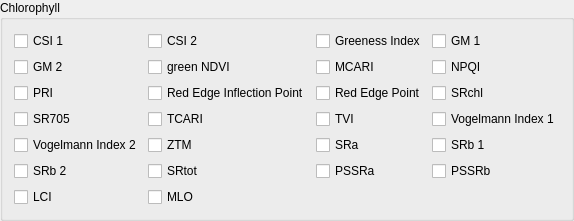
        <widget class="QgsCollapsibleGroupBox" name="mGroupBox_2">
         <property name="sizePolicy">
          <sizepolicy hsizetype="Preferred" vsizetype="Maximum">
           <horstretch>0</horstretch>
           <verstretch>0</verstretch>
          </sizepolicy>
         </property>
         <property name="maximumSize">
          <size>
           <width>16777215</width>
           <height>20</height>
          </size>
         </property>
         <property name="title">
          <string>Chlorophyll</string>
         </property>
         <property name="collapsed">
          <bool>true</bool>
         </property>
         <layout class="QGridLayout" name="gridLayout">
          <item row="0" column="2">
           <widget class="QCheckBox" name="box_gi">
            <property name="toolTip">
             <string>&lt;html&gt;&lt;head/&gt;&lt;body&gt;&lt;p&gt;Greenness Index&lt;/p&gt;&lt;p&gt;ZARCO-TEJADA, P.J., BERJON, A., LOPEZ-LOZANO, R., MILLER, J.R., MARTIN, P., CACHORRO, V., GONZALES, M.R. and de FRUTOS, A. (2005): Assessing vineyard condition with hyperspectral indices: Leaf and canopy reflectance simulation in a row-structured discontinuous canopy. In: Remote Sensing of Environment, 99(3), 271-287.&lt;/p&gt;&lt;/body&gt;&lt;/html&gt;</string>
            </property>
            <property name="text">
             <string>Greeness Index</string>
            </property>
           </widget>
          </item>
          <item row="6" column="1">
           <widget class="QCheckBox" name="box_srtot">
            <property name="toolTip">
             <string>&lt;html&gt;&lt;head/&gt;&lt;body&gt;&lt;p&gt;Simple Ratio (Chl tot)&lt;/p&gt;&lt;p&gt;DATT, B. (1998): Remote sensing of chlorophyll a, chlorophyll b, chlorophyll a+b and total carotenoid content in eucalyptus leaves. In: Remote sensing of the environment, 66(2), 111-121.&lt;/p&gt;&lt;/body&gt;&lt;/html&gt;</string>
            </property>
            <property name="text">
             <string>SRtot</string>
            </property>
           </widget>
          </item>
          <item row="6" column="2">
           <widget class="QCheckBox" name="box_pssra">
            <property name="toolTip">
             <string>&lt;html&gt;&lt;head/&gt;&lt;body&gt;&lt;p&gt;Pigment Specific Simple Ratio for Chl a&lt;/p&gt;&lt;p&gt;BLACKBURN, G.A. (1998): Spectral indices for estimating photosynthetic pigment concentrations: a test using senescent tree leaves. In: International Journal of Remote Sensing, 19(4), 657-675.&lt;/p&gt;&lt;/body&gt;&lt;/html&gt;</string>
            </property>
            <property name="text">
             <string>PSSRa</string>
            </property>
           </widget>
          </item>
          <item row="6" column="0">
           <widget class="QCheckBox" name="box_srb2">
            <property name="toolTip">
             <string>&lt;html&gt;&lt;head/&gt;&lt;body&gt;&lt;p&gt;Simple Ratio (Chl b2)&lt;/p&gt;&lt;p&gt;DATT, B. (1998): Remote sensing of chlorophyll a, chlorophyll b, chlorophyll a+b and total carotenoid content in eucalyptus leaves. In: Remote sensing of the environment, 66(2), 111-121.&lt;/p&gt;&lt;/body&gt;&lt;/html&gt;</string>
            </property>
            <property name="text">
             <string>SRb 2</string>
            </property>
           </widget>
          </item>
          <item row="6" column="3">
           <widget class="QCheckBox" name="box_pssrb">
            <property name="toolTip">
             <string>&lt;html&gt;&lt;head/&gt;&lt;body&gt;&lt;p&gt;Pigment Specific Simple Ratio for Chl b&lt;/p&gt;&lt;p&gt;BLACKBURN, G.A. (1998): Spectral indices for estimating photosynthetic pigment concentrations: a test using senescent tree leaves. In: International Journal of Remote Sensing, 19(4), 657-675.&lt;/p&gt;&lt;/body&gt;&lt;/html&gt;</string>
            </property>
            <property name="text">
             <string>PSSRb</string>
            </property>
           </widget>
          </item>
          <item row="0" column="0">
           <widget class="QCheckBox" name="box_csi1">
            <property name="toolTip">
             <string>&lt;html&gt;&lt;head/&gt;&lt;body&gt;&lt;p&gt;Carter Stress Index 1&lt;/p&gt;&lt;p&gt;CARTER, G.A. (1994): Ratios of leaf reflectances in narrow wavebands as indicators of plant stress. In: International Journal of Remote Sensing, 15(3), 697-703.&lt;/p&gt;&lt;/body&gt;&lt;/html&gt;</string>
            </property>
            <property name="text">
             <string>CSI 1</string>
            </property>
           </widget>
          </item>
          <item row="0" column="3">
           <widget class="QCheckBox" name="box_gitmer1">
            <property name="toolTip">
             <string>&lt;html&gt;&lt;head/&gt;&lt;body&gt;&lt;p&gt;Gitelson &amp;amp; Merzlyak Index 1&lt;/p&gt;&lt;p&gt;GITELSON, A.A. and MERZLYAK, M.N. (1997): Remote estimation of chlorophyll content in higher plant leaves. In: International Journal of Remote Sensing, 18(12), 2691-2697.&lt;/p&gt;&lt;/body&gt;&lt;/html&gt;</string>
            </property>
            <property name="text">
             <string>GM 1</string>
            </property>
           </widget>
          </item>
          <item row="0" column="1">
           <widget class="QCheckBox" name="box_csi2">
            <property name="toolTip">
             <string>&lt;html&gt;&lt;head/&gt;&lt;body&gt;&lt;p&gt;Carter Stress Index 2&lt;/p&gt;&lt;p&gt;CARTER, G.A. (1994): Ratios of leaf reflectances in narrow wavebands as indicators of plant stress. In: International Journal of Remote Sensing, 15(3), 697-703. &lt;/p&gt;&lt;/body&gt;&lt;/html&gt;</string>
            </property>
            <property name="text">
             <string>CSI 2</string>
            </property>
           </widget>
          </item>
          <item row="1" column="0">
           <widget class="QCheckBox" name="box_gitmer2">
            <property name="toolTip">
             <string>&lt;html&gt;&lt;head/&gt;&lt;body&gt;&lt;p&gt;Gitelson &amp;amp; Merzlyak Index 2&lt;/p&gt;&lt;p&gt;GITELSON, A.A. and MERZLYAK, M.N. (1997): Remote estimation of chlorophyll content in higher plant leaves. In: International Journal of Remote Sensing, 18(12), 2691-2697.&lt;/p&gt;&lt;/body&gt;&lt;/html&gt;</string>
            </property>
            <property name="text">
             <string>GM 2</string>
            </property>
           </widget>
          </item>
          <item row="1" column="1">
           <widget class="QCheckBox" name="box_gndvi">
            <property name="toolTip">
             <string>&lt;html&gt;&lt;head/&gt;&lt;body&gt;&lt;p&gt;Green NDVI&lt;/p&gt;&lt;p&gt;DATT, B. (1998): Remote sensing of chlorophyll a, chlorophyll b, chlorophyll a+b and total carotenoid content in eucalyptus leaves. In: Remote sensing of the environment, 66(2), 111-121.&lt;/p&gt;&lt;/body&gt;&lt;/html&gt;</string>
            </property>
            <property name="text">
             <string>green NDVI</string>
            </property>
           </widget>
          </item>
          <item row="1" column="2">
           <widget class="QCheckBox" name="box_mcari">
            <property name="toolTip">
             <string>&lt;html&gt;&lt;head/&gt;&lt;body&gt;&lt;p&gt;Modified Chlorophyll Absorption in Reflectance Index&lt;/p&gt;&lt;p&gt;DAUGHTRY, C.S.T., WALTHALL, C.L., KIM, M.S., BROWN DE COLSTOUN, E. and McMURTREY, J.E. (2000): Estimating corn leaf chlorophyll concentration from leaf and canopy reflectance. In: Remote Sensing of Environment,74(2), 229-239.&lt;/p&gt;&lt;/body&gt;&lt;/html&gt;</string>
            </property>
            <property name="text">
             <string>MCARI</string>
            </property>
           </widget>
          </item>
          <item row="1" column="3">
           <widget class="QCheckBox" name="box_npqi">
            <property name="toolTip">
             <string>&lt;html&gt;&lt;head/&gt;&lt;body&gt;&lt;p&gt;Normalized Phaeophytinization Index&lt;/p&gt;&lt;p&gt;BARNES, J.D., BALAGUER, L., MANRIQUE, E., ELVIRA, S. and DAVISON, A.W. (1992): A reappraisal of the use of DMSO for the extraction and determination of chlorophylls a and b in lichens and higher plants. In: Environmental and Experimental Botany, 32(2), 85-100.&lt;/p&gt;&lt;/body&gt;&lt;/html&gt;</string>
            </property>
            <property name="text">
             <string>NPQI</string>
            </property>
           </widget>
          </item>
          <item row="2" column="0">
           <widget class="QCheckBox" name="box_pri">
            <property name="toolTip">
             <string>&lt;html&gt;&lt;head/&gt;&lt;body&gt;&lt;p&gt;Photochemical Reflectance Index&lt;/p&gt;&lt;p&gt;GAMON, J.A., PENUELAS, J. and FIELD, C.B. (1992): A narrow-waveband spectral index that tracks diurnal changes in photosynthetic efficiency. In: Remote Sensing of Environment, 41(1), 35-44.&lt;/p&gt;&lt;/body&gt;&lt;/html&gt;</string>
            </property>
            <property name="text">
             <string>PRI</string>
            </property>
           </widget>
          </item>
          <item row="2" column="1">
           <widget class="QCheckBox" name="box_reip">
            <property name="toolTip">
             <string>&lt;html&gt;&lt;head/&gt;&lt;body&gt;&lt;p&gt;Red Edge Inflection Point&lt;/p&gt;&lt;p&gt;GUYOT, G., BARET, F. and MAJOR, D.J. (1988): High spectral resolution: determination of spectral shifts between the red and the near infrared. In: International Archives of Photogrammetry and Remote Sensing, 11 (/), 750-760.&lt;/p&gt;&lt;/body&gt;&lt;/html&gt;</string>
            </property>
            <property name="text">
             <string>Red Edge Inflection Point</string>
            </property>
           </widget>
          </item>
          <item row="2" column="2">
           <widget class="QCheckBox" name="box_rep">
            <property name="toolTip">
             <string>&lt;html&gt;&lt;head/&gt;&lt;body&gt;&lt;p&gt;Red Edge Point&lt;/p&gt;&lt;p&gt;DAWSON, T.P. and CURRAN, P.J., (1998): A new technique for interpolating red edge position. In: International Journal of Remote Sensing, 19(11), 2133-2139.&lt;/p&gt;&lt;/body&gt;&lt;/html&gt;</string>
            </property>
            <property name="text">
             <string>Red Edge Point</string>
            </property>
           </widget>
          </item>
          <item row="2" column="3">
           <widget class="QCheckBox" name="box_srch1">
            <property name="toolTip">
             <string>&lt;html&gt;&lt;head/&gt;&lt;body&gt;&lt;p&gt;Simple Ratio (chl)&lt;/p&gt;&lt;p&gt;DATT, B. (1998): Remote sensing of chlorophyll a, chlorophyll b, chlorophyll a+b and total carotenoid content in eucalyptus leaves. In: Remote sensing of the environment, 66(2), 111-121.&lt;/p&gt;&lt;/body&gt;&lt;/html&gt;</string>
            </property>
            <property name="text">
             <string>SRchl</string>
            </property>
           </widget>
          </item>
          <item row="3" column="0">
           <widget class="QCheckBox" name="box_sr705">
            <property name="toolTip">
             <string>&lt;html&gt;&lt;head/&gt;&lt;body&gt;&lt;p&gt;Simple Ratio at 705 Index&lt;/p&gt;&lt;p&gt;SIMS, D.A. and GAMON, J.A. (2002): Relationships between leaf pigment content and spectral reflectance across a wide range of species, leaf structures and developmental stages. In: Remote Sensing of Environment, 81(2), 337-354.&lt;/p&gt;&lt;/body&gt;&lt;/html&gt;</string>
            </property>
            <property name="text">
             <string>SR705</string>
            </property>
           </widget>
          </item>
          <item row="3" column="1">
           <widget class="QCheckBox" name="box_tcari">
            <property name="toolTip">
             <string>&lt;html&gt;&lt;head/&gt;&lt;body&gt;&lt;p&gt;Transformed Chlorophyll Absorption in Reflectance Index&lt;/p&gt;&lt;p&gt;HABOUDANE, D., MILLER, J.R., TREMBLAY, N., ZARCO-TEJADA, P.J. and DEXTRAZE, L. (2002): Integration of hyperspectral vegetation indices for prediction of crop chlorophyll content for application to precision agriculture. In: Remote Sensing of Environment, 81(2), 416-426.&lt;/p&gt;&lt;/body&gt;&lt;/html&gt;</string>
            </property>
            <property name="text">
             <string>TCARI</string>
            </property>
           </widget>
          </item>
          <item row="3" column="2">
           <widget class="QCheckBox" name="box_tvi">
            <property name="toolTip">
             <string>&lt;html&gt;&lt;head/&gt;&lt;body&gt;&lt;p&gt;Triangular Vegetation Index&lt;/p&gt;&lt;p&gt;BROGE, N.H. and LEBLANC, E. (2000): Comparing prediction power and stability of broadband and hyperspectral vegetation indices for estimation of green leaf area index and canopy chlorophyll density. In: Remote Sensing of Environment, 76(2), 156-172.&lt;/p&gt;&lt;/body&gt;&lt;/html&gt;</string>
            </property>
            <property name="text">
             <string>TVI</string>
            </property>
           </widget>
          </item>
          <item row="3" column="3">
           <widget class="QCheckBox" name="box_vog1">
            <property name="toolTip">
             <string>&lt;html&gt;&lt;head/&gt;&lt;body&gt;&lt;p&gt;Vogelmann Index 1&lt;/p&gt;&lt;p&gt;VOGELMANN, J.E., ROCK, B.N. and MOSS, D.M. (1993): Red edge spectral measurements from sugar maple leaves. In: International Journal of Remote Sensing, 14(8), 1563-1575.&lt;/p&gt;&lt;/body&gt;&lt;/html&gt;</string>
            </property>
            <property name="text">
             <string>Vogelmann Index 1</string>
            </property>
           </widget>
          </item>
          <item row="5" column="0">
           <widget class="QCheckBox" name="box_vog2">
            <property name="toolTip">
             <string>&lt;html&gt;&lt;head/&gt;&lt;body&gt;&lt;p&gt;Vogelmann Index 2&lt;/p&gt;&lt;p&gt;VOGELMANN, J.E., ROCK, B.N. and MOSS, D.M. (1993): Red edge spectral measurements from sugar maple leaves. In: International Journal of Remote Sensing, 14(8), 1563-1575.&lt;/p&gt;&lt;/body&gt;&lt;/html&gt;</string>
            </property>
            <property name="text">
             <string>Vogelmann Index 2</string>
            </property>
           </widget>
          </item>
          <item row="5" column="1">
           <widget class="QCheckBox" name="box_ztm">
            <property name="toolTip">
             <string>&lt;html&gt;&lt;head/&gt;&lt;body&gt;&lt;p&gt;Zarco-Tejada &amp;amp; Miller&lt;/p&gt;&lt;p&gt;ZARCO-TEJADA, P.J., MILLER, J.R., MOHAMMED, G.H., NOLAND, T.L. and SAMPSON, P.H. (2001): Scaling-up and model inversion methods with narrow-band optical indices for chlorophyll content estimation in closed forest canopies with hyperspectral data. In: IEEE Transactions on Geoscience and Remote Sensing, 39(7), 1491-1507.&lt;/p&gt;&lt;/body&gt;&lt;/html&gt;</string>
            </property>
            <property name="text">
             <string>ZTM</string>
            </property>
           </widget>
          </item>
          <item row="5" column="2">
           <widget class="QCheckBox" name="box_sra">
            <property name="toolTip">
             <string>&lt;html&gt;&lt;head/&gt;&lt;body&gt;&lt;p&gt;Simple Ratio (Chl a)&lt;/p&gt;&lt;p&gt;DATT, B. (1998): Remote sensing of chlorophyll a, chlorophyll b, chlorophyll a+b and total carotenoid content in eucalyptus leaves. In: Remote sensing of the environment, 66(2), 111-121.&lt;/p&gt;&lt;/body&gt;&lt;/html&gt;</string>
            </property>
            <property name="text">
             <string>SRa</string>
            </property>
           </widget>
          </item>
          <item row="5" column="3">
           <widget class="QCheckBox" name="box_srb1">
            <property name="toolTip">
             <string>&lt;html&gt;&lt;head/&gt;&lt;body&gt;&lt;p&gt;Simple Ratio (Chl b1)&lt;/p&gt;&lt;p&gt;DATT, B. (1998): Remote sensing of chlorophyll a, chlorophyll b, chlorophyll a+b and total carotenoid content in eucalyptus leaves. In: Remote sensing of the environment, 66(2), 111-121.&lt;/p&gt;&lt;/body&gt;&lt;/html&gt;</string>
            </property>
            <property name="text">
             <string>SRb 1</string>
            </property>
           </widget>
          </item>
          <item row="7" column="1">
           <widget class="QCheckBox" name="box_mlo">
            <property name="toolTip">
             <string>&lt;html&gt;&lt;head/&gt;&lt;body&gt;&lt;p&gt;M Locherer Chlorophyll&lt;/p&gt;&lt;p&gt;(unpublished)&lt;/p&gt;&lt;p&gt;M to the LO. Don't hassel the hoff! (in Memory of an unknown editor) &lt;/p&gt;&lt;/body&gt;&lt;/html&gt;</string>
            </property>
            <property name="text">
             <string>MLO</string>
            </property>
           </widget>
          </item>
          <item row="7" column="0">
           <widget class="QCheckBox" name="box_lci">
            <property name="toolTip">
             <string>&lt;html&gt;&lt;head/&gt;&lt;body&gt;&lt;p&gt;Leaf Chlorophyll Index&lt;/p&gt;&lt;p&gt;Datt, B. (1999): A new reflectance index for remote sensing of chlorophyll content in higher plants: tests using Eucalyptus leaves. In: Journal of Plant Physiology, 154(1), 30-36.&lt;/p&gt;&lt;/body&gt;&lt;/html&gt;</string>
            </property>
            <property name="text">
             <string>LCI</string>
            </property>
           </widget>
          </item>
         </layout>
         <zorder>box_gi</zorder>
         <zorder>box_srtot</zorder>
         <zorder>box_pssra</zorder>
         <zorder>box_srb2</zorder>
         <zorder>box_pssrb</zorder>
         <zorder>box_csi1</zorder>
         <zorder>box_gitmer1</zorder>
         <zorder>box_csi2</zorder>
         <zorder>box_gitmer2</zorder>
         <zorder>box_gndvi</zorder>
         <zorder>box_mcari</zorder>
         <zorder>box_npqi</zorder>
         <zorder>box_pri</zorder>
         <zorder>box_reip</zorder>
         <zorder>box_rep</zorder>
         <zorder>box_srch1</zorder>
         <zorder>box_sr705</zorder>
         <zorder>box_tcari</zorder>
         <zorder>box_tvi</zorder>
         <zorder>box_vog1</zorder>
         <zorder>box_vog2</zorder>
         <zorder>box_ztm</zorder>
         <zorder>box_sra</zorder>
         <zorder>box_srb1</zorder>
         <zorder>box_lci</zorder>
         <zorder>box_mlo</zorder>
        </widget>
